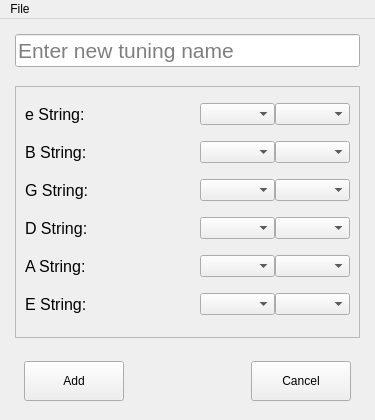
<?xml version="1.0" encoding="UTF-8"?>
<ui version="4.0">
 <class>MainWindow</class>
 <widget class="QMainWindow" name="MainWindow">
  <property name="geometry">
   <rect>
    <x>0</x>
    <y>0</y>
    <width>375</width>
    <height>420</height>
   </rect>
  </property>
  <property name="minimumSize">
   <size>
    <width>375</width>
    <height>420</height>
   </size>
  </property>
  <property name="windowTitle">
   <string>MainWindow</string>
  </property>
  <widget class="QWidget" name="centralwidget">
   <layout class="QVBoxLayout" name="verticalLayout_2">
    <property name="spacing">
     <number>0</number>
    </property>
    <property name="leftMargin">
     <number>15</number>
    </property>
    <property name="topMargin">
     <number>15</number>
    </property>
    <property name="rightMargin">
     <number>15</number>
    </property>
    <property name="bottomMargin">
     <number>15</number>
    </property>
    <item>
     <widget class="QLineEdit" name="name_field">
      <property name="font">
       <font>
        <pointsize>16</pointsize>
       </font>
      </property>
      <property name="text">
       <string/>
      </property>
      <property name="placeholderText">
       <string>Enter new tuning name</string>
      </property>
      <property name="clearButtonEnabled">
       <bool>true</bool>
      </property>
     </widget>
    </item>
    <item>
     <spacer name="verticalSpacer">
      <property name="orientation">
       <enum>Qt::Orientation::Vertical</enum>
      </property>
      <property name="sizeHint" stdset="0">
       <size>
        <width>20</width>
        <height>40</height>
       </size>
      </property>
     </spacer>
    </item>
    <item>
     <widget class="QFrame" name="frame_5">
      <property name="frameShape">
       <enum>QFrame::Shape::StyledPanel</enum>
      </property>
      <property name="frameShadow">
       <enum>QFrame::Shadow::Raised</enum>
      </property>
      <layout class="QVBoxLayout" name="verticalLayout_3">
       <property name="leftMargin">
        <number>0</number>
       </property>
       <property name="topMargin">
        <number>0</number>
       </property>
       <property name="rightMargin">
        <number>0</number>
       </property>
       <property name="bottomMargin">
        <number>0</number>
       </property>
       <item>
        <widget class="QFrame" name="frame_4">
         <property name="minimumSize">
          <size>
           <width>0</width>
           <height>250</height>
          </size>
         </property>
         <property name="frameShape">
          <enum>QFrame::Shape::NoFrame</enum>
         </property>
         <property name="frameShadow">
          <enum>QFrame::Shadow::Raised</enum>
         </property>
         <layout class="QGridLayout" name="gridLayout">
          <property name="topMargin">
           <number>0</number>
          </property>
          <property name="bottomMargin">
           <number>0</number>
          </property>
          <property name="spacing">
           <number>0</number>
          </property>
          <item row="1" column="0">
           <widget class="QLabel" name="label_2">
            <property name="font">
             <font>
              <pointsize>12</pointsize>
             </font>
            </property>
            <property name="text">
             <string>B String:</string>
            </property>
           </widget>
          </item>
          <item row="3" column="0">
           <widget class="QLabel" name="label_5">
            <property name="font">
             <font>
              <pointsize>12</pointsize>
             </font>
            </property>
            <property name="text">
             <string>D String:</string>
            </property>
           </widget>
          </item>
          <item row="5" column="0">
           <widget class="QLabel" name="label_7">
            <property name="font">
             <font>
              <pointsize>12</pointsize>
             </font>
            </property>
            <property name="text">
             <string>E String:</string>
            </property>
           </widget>
          </item>
          <item row="4" column="0">
           <widget class="QLabel" name="label_6">
            <property name="font">
             <font>
              <pointsize>12</pointsize>
             </font>
            </property>
            <property name="text">
             <string>A String:</string>
            </property>
           </widget>
          </item>
          <item row="2" column="0">
           <widget class="QLabel" name="label_4">
            <property name="font">
             <font>
              <pointsize>12</pointsize>
             </font>
            </property>
            <property name="text">
             <string>G String:</string>
            </property>
           </widget>
          </item>
          <item row="0" column="0">
           <widget class="QLabel" name="label_3">
            <property name="font">
             <font>
              <pointsize>12</pointsize>
             </font>
            </property>
            <property name="text">
             <string>e String:</string>
            </property>
           </widget>
          </item>
          <item row="0" column="1">
           <widget class="QComboBox" name="note_combo6">
            <property name="maximumSize">
             <size>
              <width>75</width>
              <height>16777215</height>
             </size>
            </property>
           </widget>
          </item>
          <item row="0" column="2">
           <widget class="QComboBox" name="oct_combo6">
            <property name="maximumSize">
             <size>
              <width>75</width>
              <height>16777215</height>
             </size>
            </property>
           </widget>
          </item>
          <item row="1" column="1">
           <widget class="QComboBox" name="note_combo5">
            <property name="maximumSize">
             <size>
              <width>75</width>
              <height>16777215</height>
             </size>
            </property>
           </widget>
          </item>
          <item row="1" column="2">
           <widget class="QComboBox" name="oct_combo5">
            <property name="maximumSize">
             <size>
              <width>75</width>
              <height>16777215</height>
             </size>
            </property>
           </widget>
          </item>
          <item row="2" column="1">
           <widget class="QComboBox" name="note_combo4">
            <property name="maximumSize">
             <size>
              <width>75</width>
              <height>16777215</height>
             </size>
            </property>
           </widget>
          </item>
          <item row="2" column="2">
           <widget class="QComboBox" name="oct_combo4">
            <property name="maximumSize">
             <size>
              <width>75</width>
              <height>16777215</height>
             </size>
            </property>
           </widget>
          </item>
          <item row="3" column="1">
           <widget class="QComboBox" name="note_combo3">
            <property name="maximumSize">
             <size>
              <width>75</width>
              <height>16777215</height>
             </size>
            </property>
           </widget>
          </item>
          <item row="3" column="2">
           <widget class="QComboBox" name="oct_combo3">
            <property name="maximumSize">
             <size>
              <width>75</width>
              <height>16777215</height>
             </size>
            </property>
           </widget>
          </item>
          <item row="4" column="1">
           <widget class="QComboBox" name="note_combo2">
            <property name="maximumSize">
             <size>
              <width>75</width>
              <height>16777215</height>
             </size>
            </property>
           </widget>
          </item>
          <item row="4" column="2">
           <widget class="QComboBox" name="oct_combo2">
            <property name="maximumSize">
             <size>
              <width>75</width>
              <height>16777215</height>
             </size>
            </property>
           </widget>
          </item>
          <item row="5" column="1">
           <widget class="QComboBox" name="note_combo1">
            <property name="maximumSize">
             <size>
              <width>75</width>
              <height>16777215</height>
             </size>
            </property>
           </widget>
          </item>
          <item row="5" column="2">
           <widget class="QComboBox" name="oct_combo1">
            <property name="maximumSize">
             <size>
              <width>75</width>
              <height>16777215</height>
             </size>
            </property>
           </widget>
          </item>
         </layout>
        </widget>
       </item>
      </layout>
     </widget>
    </item>
    <item>
     <widget class="QFrame" name="frame_3">
      <property name="frameShape">
       <enum>QFrame::Shape::NoFrame</enum>
      </property>
      <property name="frameShadow">
       <enum>QFrame::Shadow::Raised</enum>
      </property>
      <layout class="QVBoxLayout" name="verticalLayout_5">
       <property name="spacing">
        <number>2</number>
       </property>
       <property name="leftMargin">
        <number>0</number>
       </property>
       <property name="topMargin">
        <number>4</number>
       </property>
       <property name="rightMargin">
        <number>0</number>
       </property>
       <property name="bottomMargin">
        <number>4</number>
       </property>
       <item>
        <spacer name="verticalSpacer_2">
         <property name="orientation">
          <enum>Qt::Orientation::Vertical</enum>
         </property>
         <property name="sizeHint" stdset="0">
          <size>
           <width>20</width>
           <height>40</height>
          </size>
         </property>
        </spacer>
       </item>
       <item>
        <widget class="QFrame" name="frame_2">
         <property name="frameShape">
          <enum>QFrame::Shape::NoFrame</enum>
         </property>
         <property name="frameShadow">
          <enum>QFrame::Shadow::Raised</enum>
         </property>
         <layout class="QGridLayout" name="gridLayout_2">
          <property name="leftMargin">
           <number>9</number>
          </property>
          <property name="topMargin">
           <number>0</number>
          </property>
          <property name="bottomMargin">
           <number>0</number>
          </property>
          <item row="0" column="0">
           <widget class="QPushButton" name="add_btn">
            <property name="minimumSize">
             <size>
              <width>100</width>
              <height>40</height>
             </size>
            </property>
            <property name="maximumSize">
             <size>
              <width>75</width>
              <height>16777215</height>
             </size>
            </property>
            <property name="text">
             <string>Add</string>
            </property>
           </widget>
          </item>
          <item row="0" column="2">
           <widget class="QPushButton" name="cancel_btn">
            <property name="minimumSize">
             <size>
              <width>100</width>
              <height>40</height>
             </size>
            </property>
            <property name="maximumSize">
             <size>
              <width>75</width>
              <height>16777215</height>
             </size>
            </property>
            <property name="text">
             <string>Cancel</string>
            </property>
           </widget>
          </item>
          <item row="0" column="1">
           <spacer name="horizontalSpacer">
            <property name="orientation">
             <enum>Qt::Orientation::Horizontal</enum>
            </property>
            <property name="sizeHint" stdset="0">
             <size>
              <width>40</width>
              <height>20</height>
             </size>
            </property>
           </spacer>
          </item>
         </layout>
        </widget>
       </item>
      </layout>
     </widget>
    </item>
   </layout>
  </widget>
  <widget class="QMenuBar" name="menuBar">
   <property name="geometry">
    <rect>
     <x>0</x>
     <y>0</y>
     <width>375</width>
     <height>33</height>
    </rect>
   </property>
   <property name="styleSheet">
    <string notr="true"/>
   </property>
   <widget class="QMenu" name="menuFile">
    <property name="title">
     <string>File</string>
    </property>
    <addaction name="actionTuning"/>
    <addaction name="actionSettings"/>
    <addaction name="actionHelp"/>
   </widget>
   <addaction name="menuFile"/>
  </widget>
  <action name="actionQuit">
   <property name="text">
    <string>Quit</string>
   </property>
  </action>
  <action name="actionHelp">
   <property name="text">
    <string>Help</string>
   </property>
  </action>
  <action name="actionChange_Tuning">
   <property name="text">
    <string>Change Tuning</string>
   </property>
  </action>
  <action name="actionAdd_Tuning">
   <property name="text">
    <string>Add Tuning</string>
   </property>
  </action>
  <action name="actionSettings">
   <property name="text">
    <string>Settings</string>
   </property>
  </action>
  <action name="actionTuning">
   <property name="text">
    <string>Tuning</string>
   </property>
  </action>
 </widget>
 <resources/>
 <connections/>
</ui>
